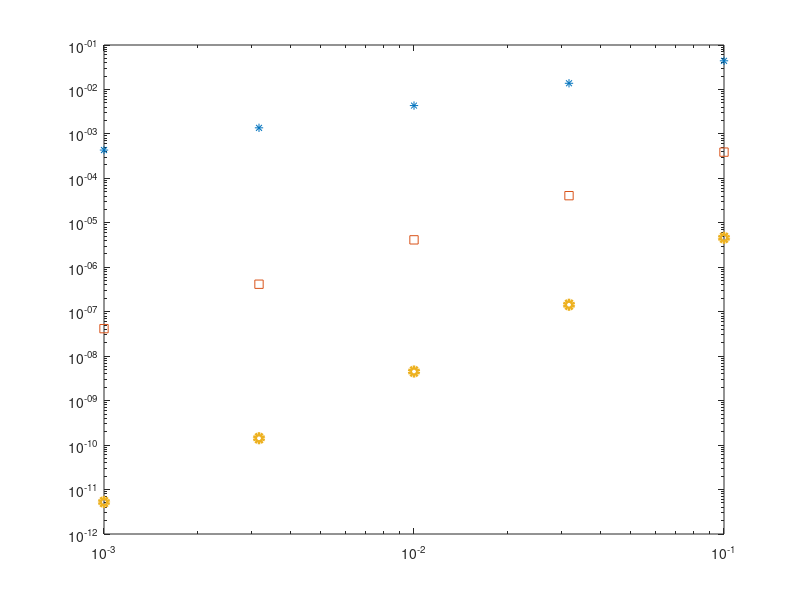

Recreate this plot in MATLAB.
diffq = @(f,x,h)  (f(x+h) - f(x))./h;

F = @(h) diffq(@(x) sin(x), pi/3, h);

F2 = @(h) 2*F(h/2) - F(h);

F3 = @(h) (F2(h/2) - 1/4*F2(h))/(1-1/4);

h = 10.^(linspace(-3,-1,5))
%h = 10.^(-(1:5))

err1 = abs(F(h)-cos(pi/3));
err2 = abs(F2(h)-cos(pi/3));
err3 = abs(F3(h)-cos(pi/3));

loglog(h,err1,'*',h,err2,'square',h,err3,'o','linewidth',3);


p1 = polyfit(log(h),log(err1),1);
m1 = p1(1)

p2 = polyfit(log(h),log(err2),1);
m2 = p2(1)

p3 = polyfit(log(h),log(err3),1);
m3 = p3(1)
